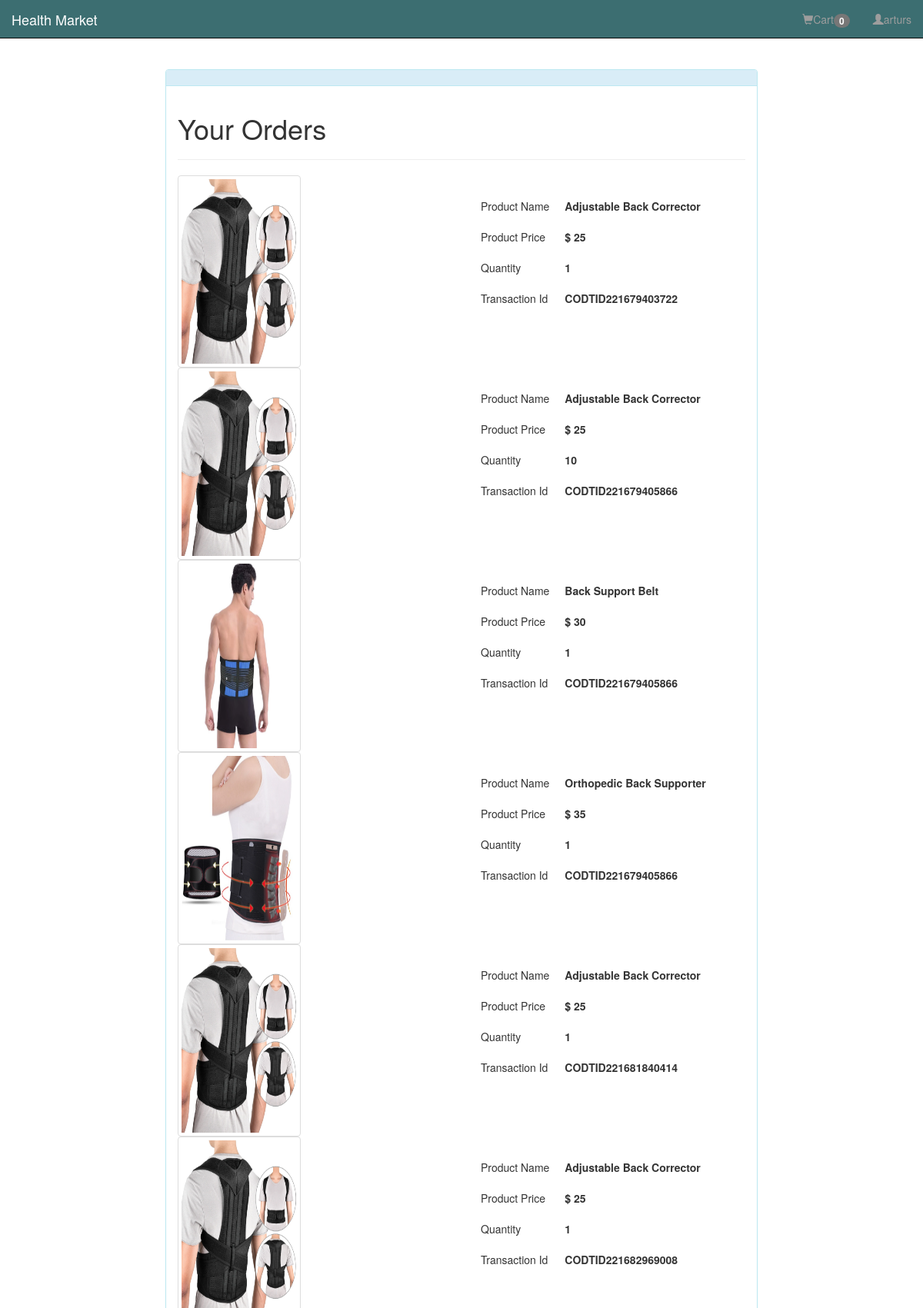
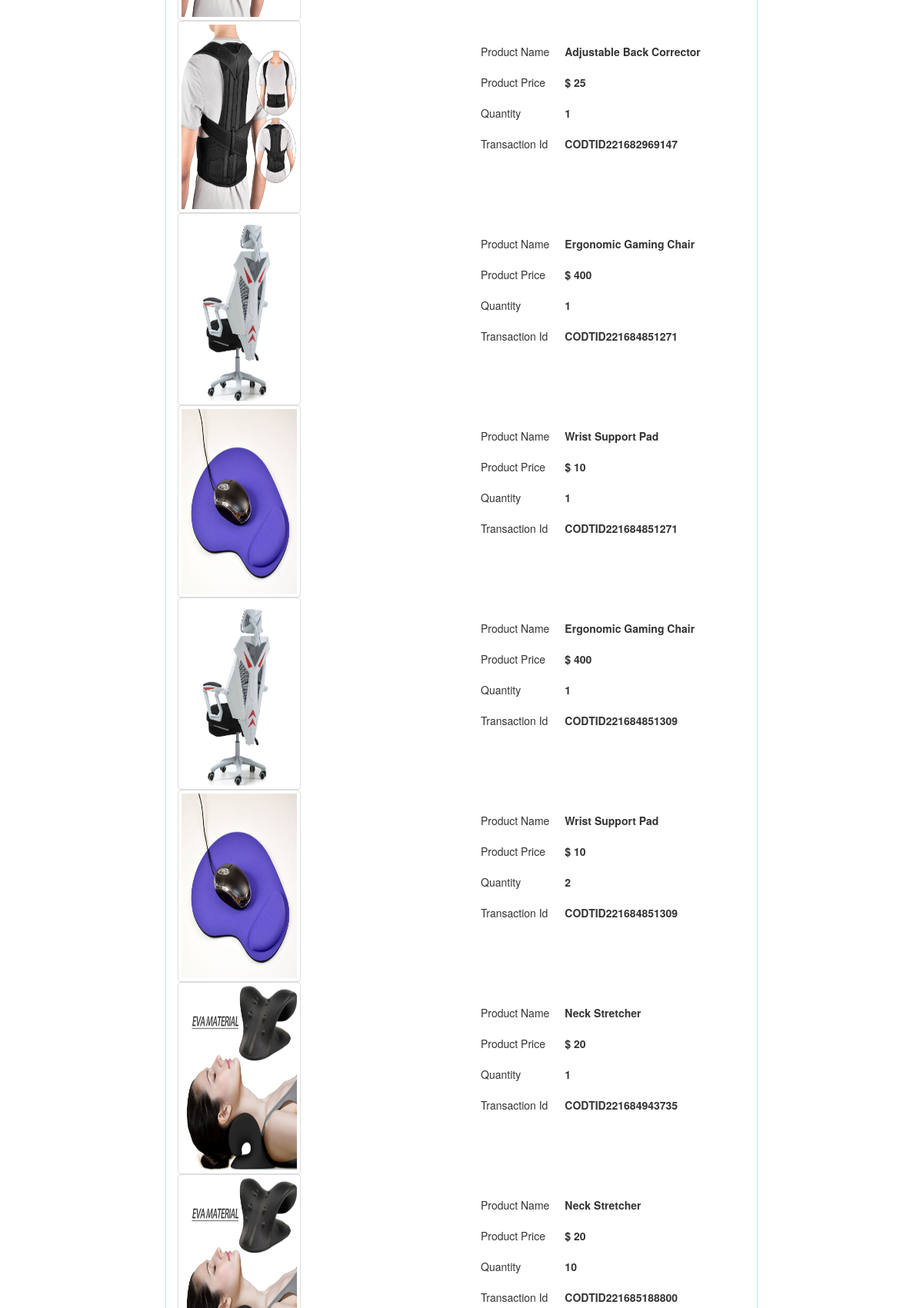
/customer_order.php (signed in, upper part), run on the app's committed database (2 pictures, top to bottom).
### tables this page shows
CREATE TABLE `orders` (
  `order_id` int(11) NOT NULL,
  `user_id` int(11) NOT NULL,
  `product_id` int(11) NOT NULL,
  `qty` int(11) NOT NULL,
  `trx_id` varchar(255) NOT NULL,
  `p_status` varchar(20) NOT NULL
);

CREATE TABLE `products` (
  `product_id` int(100) NOT NULL,
  `category` varchar(25) DEFAULT NULL,
  `product_title` varchar(50) NOT NULL,
  `product_price` int(10) NOT NULL,
  `product_image` text NOT NULL
);

### customer_order.php (the view, shortened to what this page needs)
<!DOCTYPE html>
<html>
	<head>
		<link rel="stylesheet" href="css/bootstrap.min.css"/>
	</head>
<body>
<div class="navbar navbar-inverse navbar-fixed-top" style="background-color: #3C6E71; height: 50px;">
		<div class="container-fluid">
			<div class="navbar-header">
				<a href="profile.php" class="navbar-brand">Health Market</a>
			</div>
		<div class="collapse navbar-collapse" id="collapse">
			<ul class="nav navbar-nav navbar-right">
				<li><a href="#" id="cart_container" class="dropdown-toggle" data-toggle="dropdown"><span class="glyphicon glyphicon-shopping-cart"></span>Cart<span class="badge">0</span></a>
				</li>
				<li><a href="#" class="dropdown-toggle" data-toggle="dropdown"><span class="glyphicon glyphicon-user"></span><?php echo "".$_SESSION["name"]; ?></a>
				</li>
			</ul>
		</div>
	</div>
	</div>
	<p><br/></p>
	<p><br/></p>
	<p><br/></p>
	<div class="container-fluid">
		<div class="row">
			<div class="col-md-2"></div>
			<div class="col-md-8">
				<div class="panel panel-info" id="scroll">
					<div class="panel-heading"></div>
					<div class="panel-body">
						<h1>Your Orders</h1>
						<hr/>
						<?php
							include_once("db.php");
							$user_id = $_SESSION["uid"];
							$orders_list = "SELECT o.order_id,o.user_id,o.product_id,o.qty,o.trx_id,o.p_status,p.product_title,p.product_price,p.product_image FROM orders o,products p WHERE o.user_id='$user_id' AND o.product_id=p.product_id";
							$query = mysqli_query($con,$orders_list);
							if (mysqli_num_rows($query) > 0) {
								while ($row=mysqli_fetch_array($query)) {
									?>
										<div class="row">
											<div class="col-md-6">
												<img style="float:left;width:160px; height:250px;" src="product_images/<?php echo $row['product_image']; ?>" class="img-responsive img-thumbnail"/>
											</div>
											<div class="col-md-6">
												<table>
													<tr><td>Product Name</td><td><b><?php echo $row["product_title"]; ?></b> </td></tr>
													<tr><td>Product Price</td><td><b><?php echo "$ ".$row["product_price"]; ?></b></td></tr>
													<tr><td>Quantity</td><td><b><?php echo $row["qty"]; ?></b></td></tr>
													<tr><td>Transaction Id</td><td><b><?php echo $row["trx_id"]; ?></b></td></tr><br>
												</table><br><br><br>
											</div>
										</div>
									<?php
								}
							}
						?>
					</div>
				</div>
			</div>
			<div class="col-md-2"></div>
		</div>
	</div>
</body>
</html>

### customer_order.php (style rules this page uses)
table tr td { padding:10px; }

### data on the page
orders: product.product_image (picture), product.product_title "Adjustable Back Corrector", product.product_price "25", qty "1", trx "CODTID221679403722"
orders: product.product_image (picture), product.product_title "Adjustable Back Corrector", product.product_price "25", qty "10", trx "CODTID221679405866"
orders: product.product_image (picture), product.product_title "Back Support Belt", product.product_price "30", qty "1", trx "CODTID221679405866"
orders: product.product_image (picture), product.product_title "Orthopedic Back Supporter", product.product_price "35", qty "1", trx "CODTID221679405866"
orders: product.product_image (picture), product.product_title "Adjustable Back Corrector", product.product_price "25", qty "1", trx "CODTID221681840414"
orders: product.product_image (picture), product.product_title "Adjustable Back Corrector", product.product_price "25", qty "1", trx "CODTID221682969008"
orders: product.product_image (picture), product.product_title "Adjustable Back Corrector", product.product_price "25", qty "1", trx "CODTID221682969147"
orders: product.product_image (picture), product.product_title "Ergonomic Gaming Chair", product.product_price "400", qty "1", trx "CODTID221684851271"
orders: product.product_image (picture), product.product_title "Wrist Support Pad", product.product_price "10", qty "1", trx "CODTID221684851271"
orders: product.product_image (picture), product.product_title "Ergonomic Gaming Chair", product.product_price "400", qty "1", trx "CODTID221684851309"
orders: product.product_image (picture), product.product_title "Wrist Support Pad", product.product_price "10", qty "2", trx "CODTID221684851309"
orders: product.product_image (picture), product.product_title "Neck Stretcher", product.product_price "20", qty "1", trx "CODTID221684943735"
orders: product.product_image (picture), product.product_title "Neck Stretcher", product.product_price "20", qty "10", trx "CODTID221685188800"

### other printed values
$_SESSION["name"] "arturs"
